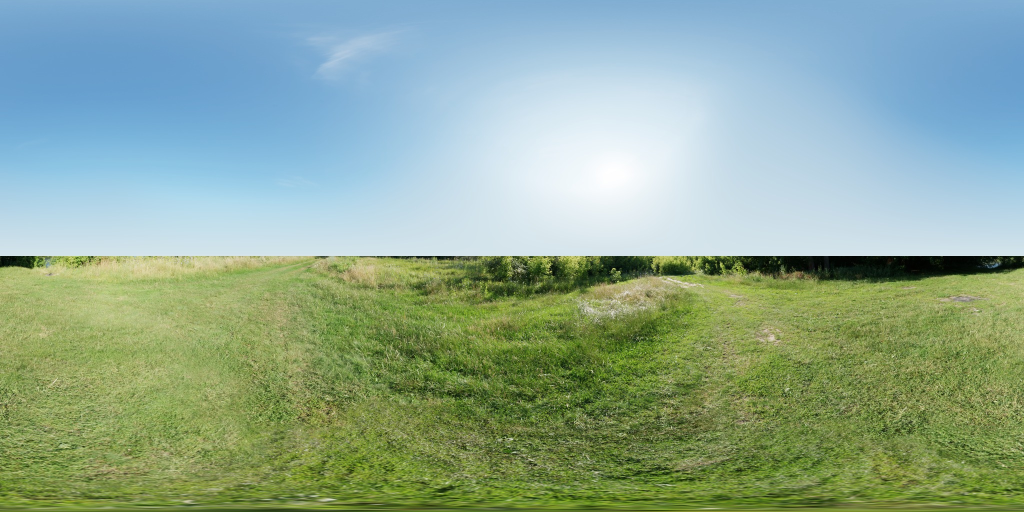
#> input picture Assets/Worldeck/Skies/meadow_morning.jpg, 2048 x 1024 px, found by its file name (shown at 1/2 size)
$ python clear_skyline.py Assets/Worldeck/Skies/meadow_morning.jpg
#> lines starting #> are read from the running program, lines starting #| are printed output that depends on the picture; after the words box and inside, x2 and y2 are one past the last pixel; in counts of white or black regions, pixels touching at a corner belong together
"""Takes the trees out of a photographed sky. The meadow's morning photo has a tree line, and one tree reaching 58
degrees up; behind the world's own low-poly trees and hills it read as two worlds at once. For each column this
finds where the sky stops (the first leaves, from the top), and from a little above there down to the horizon it
continues the sky: that column's own colour, easing to the photo's own horizon haze, blurred sideways so no column
shows. The half below the horizon is left as it is (the ground covers it).

Usage: python clear_skyline.py Assets/Worldeck/Skies/meadow_morning.jpg
"""
import sys

import numpy as np
from PIL import Image


def blur_rows(x, radius):
    """A soft blur along each row only (three box blurs), wrapping round the picture's edge."""
    x = x.astype(np.float32)
    n = 2 * radius + 1
    for _ in range(3):
        padded = np.concatenate([x[:, -radius - 1:], x, x[:, :radius]], axis=1)
        c = np.cumsum(padded, axis=1)
        x = (c[:, n:] - c[:, :-n]) / n
    return x


def main(path):
#> called with path = 'Assets/Worldeck/Skies/meadow_morning.jpg'
    im = Image.open(path).convert("RGB")
#> im is the input picture: PIL image 2048x1024 RGB; mean R, G, B 142.6, 168.8, 148.1
    a = np.asarray(im).astype(np.float32)
    h, w, _ = a.shape
#> h = 1024; w = 2048
    hor = h // 2
#> hor = 512
    top = a[:hor]
    r, g, b = top[..., 0], top[..., 1], top[..., 2]
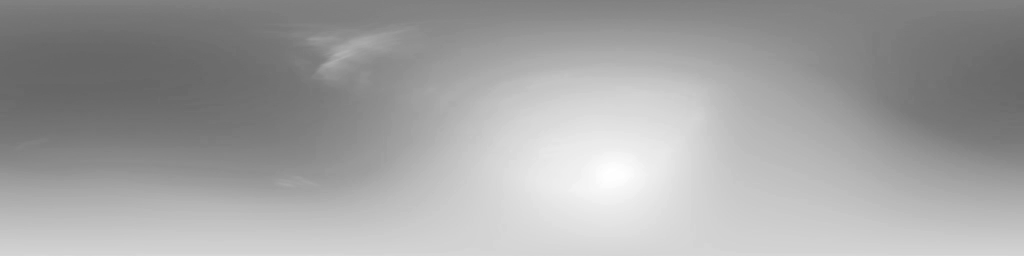
#> r: shape (512, 2048) float32 (shown at 1/2 size); min 101, max 255, mean 162.9
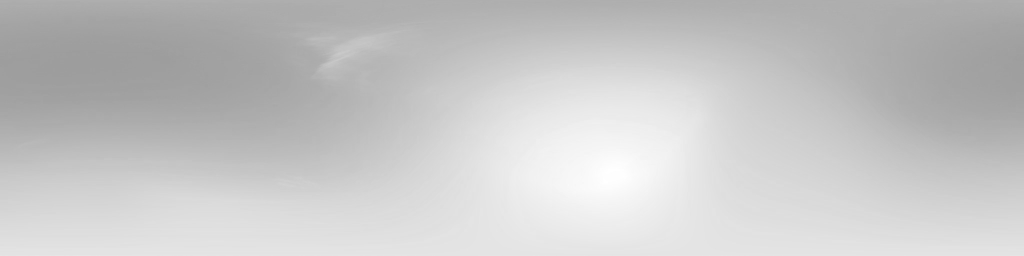
#> g: shape (512, 2048) float32 (shown at 1/2 size); min 156, max 255, mean 198.7
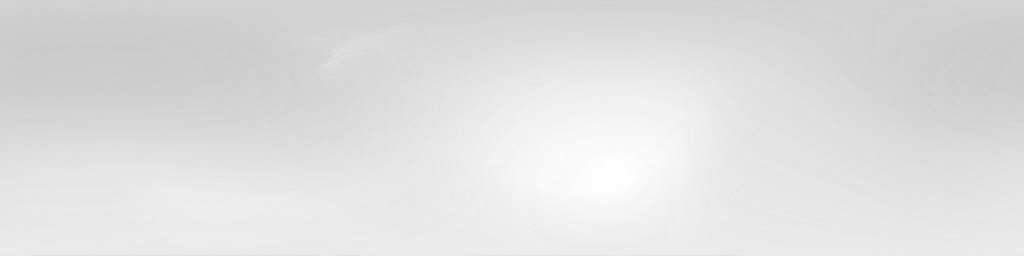
#> b: shape (512, 2048) float32 (shown at 1/2 size); min 201, max 255, mean 223.9
    # Sky is blue-led or bright haze; leaves are green-led or dark.
    lumi = 0.3 * r + 0.59 * g + 0.11 * b
    sky = ((b >= g * 0.97) & (b > r * 0.98)) | ((lumi > 205) & (b > g * 0.9))
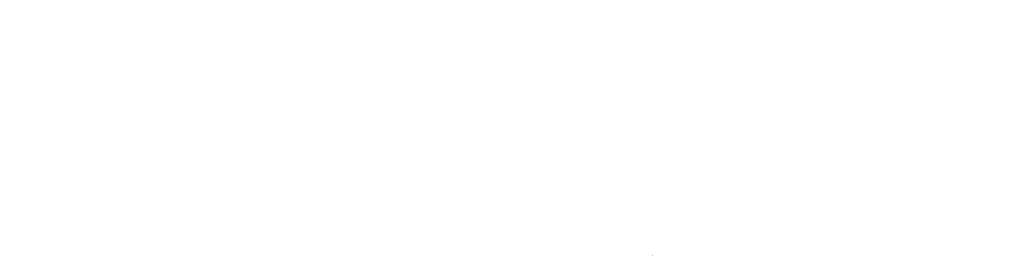
#> sky: shape (512, 2048) bool (shown at 1/2 size); 100% white; black in thin lines or dots, all inside (x1, y1, x2, y2) = (1305, 511, 1306, 512)
    not_sky = ~sky
    # A speck in the sky is not a tree: two in a column are.
    run = not_sky[:-1] & not_sky[1:]
#> run: shape (511, 2048) bool; every value is 0
    first = np.where(run.any(axis=0), run.argmax(axis=0), hor)        # per column: the first row of leaves
#> first = 2048 values from 512 to 512
    # Trees have soft edges and neighbours: take the highest over the columns either side, and start well above it.
    pad = 36
    wrap = np.concatenate([first[-pad:], first, first[:pad]])
#> wrap = 2120 values from 512 to 512
    first = np.array([wrap[i:i + 2 * pad + 1].min() for i in range(w)])
    start = np.clip(first - 34, 0, hor - 1).astype(np.float32)
#> start = 2048 values from 478 to 478
    # No step where a tall tree begins: beside it the sky is continued from higher up too, easing down.
    start = np.minimum(start, blur_rows(start[None, :, None], 90)[0, :, 0])
    start = np.minimum(start, blur_rows(start[None, :, None], 90)[0, :, 0]).astype(int)
    # The haze at the horizon: the real sky just above where it is continued, averaged round the whole picture
    # (never sampled next to the trees themselves: at dusk that gave a dark band).
    haze = np.array([top[max(0, int(start[c]) - 2), c] for c in range(w)]).mean(axis=0)
#> haze = [206.6, 225.3, 234.4]
    out = a.copy()
    filled = np.zeros((hor, w), np.float32)
    rows = np.arange(hor, dtype=np.float32)
#> rows = 512 values from 0 to 511
    for c in range(w):
        s = int(start[c])
        if s >= hor - 1:
            continue
        colour = top[max(0, s - 3):s + 1, c].mean(axis=0)
        t = np.clip((rows[s:] - s) / max(1.0, hor - s), 0.0, 1.0)[:, None] ** 0.8
        out[s:hor, c] = colour[None, :] * (1 - t) + haze[None, :] * t
        filled[s:, c] = 1.0
#> this loop made 2048 passes
#> colour on passes 1 to 3: [200.5, 222, 233], [200.5, 222, 233], [200.5, 222, 233]
#> filled: shape (512, 2048) float32; values 0 (black) and 1 (white), 6.6% white; 1 white region, box (x1, y1, x2, y2) and area: (0, 478, 2048, 512) 69632
    # Blur the continued sky sideways only (wrapping round), and feather upwards where it meets the real one.
    soft = blur_rows(out[:hor], 40)
#> the loop in blur_rows (call 3), `for _ in range(3):` made 3 passes
#> pass 1, in blur_rows (call 3), `c = np.cumsum(padded, axis=1)`:
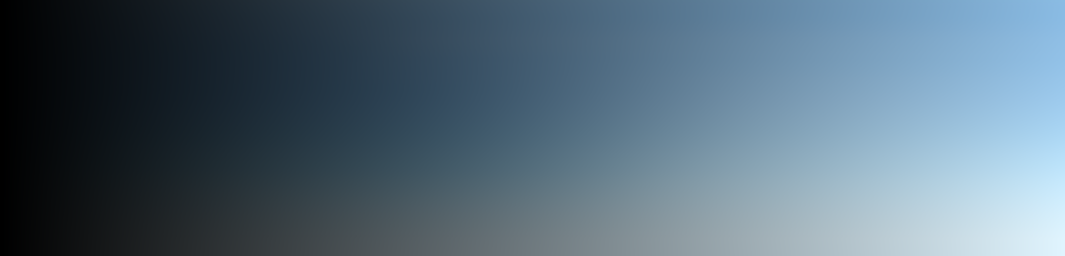
#> c: shape (512, 2129, 3) float32 (shown at 1/2 size); mean of channels 0, 1, 2 167295.2, 208500.6, 237370.4; drawn with min black and max white
    m = filled.copy()
    for c in range(w):
        s = int(start[c])
        if s < hor - 1:
            k = min(s, 24)
            m[s - k:s, c] = np.linspace(0.0, 1.0, k, endpoint=False) if k > 0 else 1.0
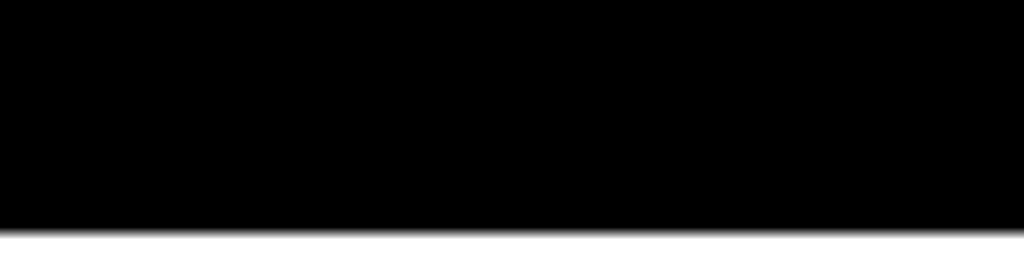
#> m: shape (512, 2048) float32 (shown at 1/2 size); min 0, max 1, mean 0.0889
    m = blur_rows(m[..., None], 12)
#> the loop in blur_rows (call 4), `for _ in range(3):` made 3 passes
#> pass 1, in blur_rows (call 4), `c = np.cumsum(padded, axis=1)`:
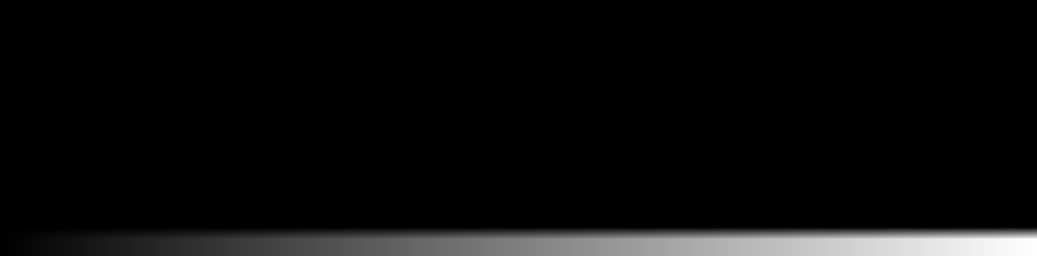
#> c: shape (512, 2073, 1) float32 (shown at 1/2 size); min 0, max 2073, mean 92.2; drawn with min black and max white
#> m: shape (512, 2048, 1) float32
    out[:hor] = soft * m + a[:hor] * (1 - m)
    Image.fromarray(np.clip(out, 0, 255).astype(np.uint8)).save(path, quality=92)
    print(f"{path}: sky continued in {int((start < hor - 1).sum())} of {w} columns; highest tree was {90 * (1 - first.min() / hor):.0f} degrees up")
#| Assets/Worldeck/Skies/meadow_morning.jpg: sky continued in 2048 of 2048 columns; highest tree was 0 degrees up


if __name__ == "__main__":
    main(sys.argv[1])

$ run again, with Assets/Worldeck/Skies/beach_day.jpg copied over Assets/Worldeck/Skies/meadow_morning.jpg
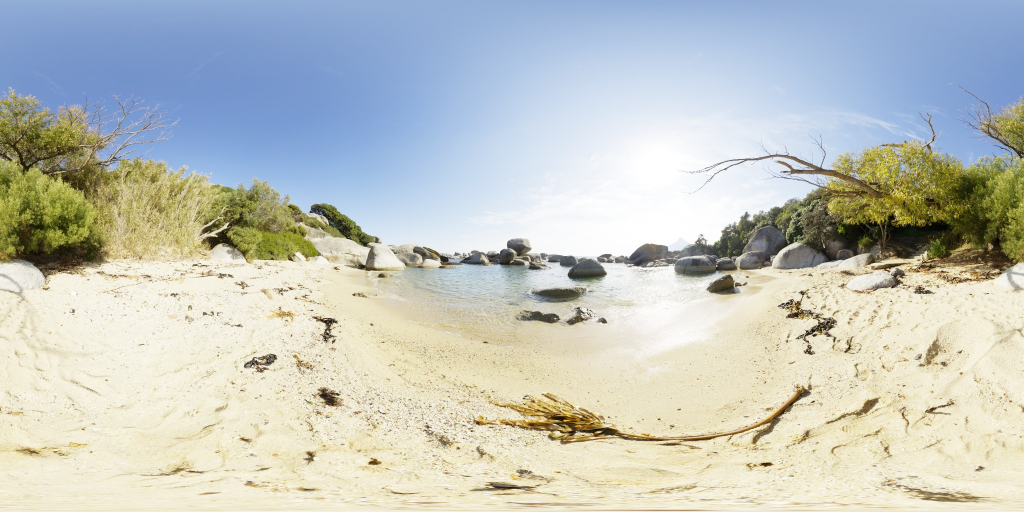
#> input picture Assets/Worldeck/Skies/beach_day.jpg, 2048 x 1024 px, found by its file name (shown at 1/2 size)
#> in main, im is the input picture: PIL image 2048x1024 RGB; mean R, G, B 193.1, 197.2, 190.8
#> sky: shape (512, 2048) bool; 77.4% white; 121 black regions (99 under 20 px), largest, box (x1, y1, x2, y2) and area: (0, 182, 764, 512) 128859, (1386, 199, 2048, 512) 102985, (774, 490, 903, 512) 1587
#> run: shape (511, 2048) bool; 22.2% white; 113 white regions (96 under 20 px), largest, box (x1, y1, x2, y2) and area: (0, 182, 764, 511) 127054, (1387, 199, 2048, 511) 101098, (777, 490, 883, 511) 1366
#> in main, `first = np.where(run.any(axis=0), run.argmax(axis=0), hor)`: first = 2048 values, max 512 at index 764, min 174 at index 20, mean 379
#> wrap = 2120 values, max 512 at index 800, min 174 at index 56, mean 373
#> in main, `first = np.array([wrap[i:i + 2 * pad + 1].min() for i in range(w)])`: first = 2048 values, max 512 at index 1132, min 174 at index 0, mean 352.8
#> in main, `start = np.clip(first - 34, 0, hor - 1).astype(np.float32)`: start = 2048 values, max 478 at index 1132, min 140 at index 0, mean 318.8
#> in blur_rows, `x = x.astype(np.float32)`: x has the same summary as start in main
#> in main, `start = np.minimum(start, blur_rows(start[None, :, None], 90)[0, :, 0])`: start = 2048 values, max 464.3 at index 1158, min 140 at index 0, mean 310.8
#> in main, `start = np.minimum(start, blur_rows(start[None, :, None], 90)[0, :, 0]..`: start = 2048 values, max 454 at index 1094, min 140 at index 0, mean 305.2
#> haze = [180, 200.1, 229.8]
#> the loop in main, `for c in range(w):` made 2048 passes
#> (s, colour) on passes 1 to 3: (140, [122, 154, 205]), (140, [122, 154, 205]), (140, [122, 154, 205])
#> the loop in main, `for c in range(w):` made 2048 passes
#> s on passes 1 to 8: 140, 140, 140, 140, 140, 140, 140, 140
#> after the loop in main, `for c in range(w):`:
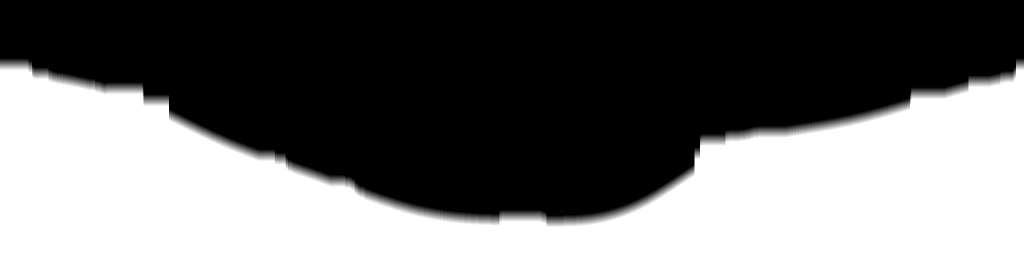
#> m: shape (512, 2048) float32 (shown at 1/2 size); min 0, max 1, mean 0.426
#> the loop in blur_rows (call 4), `for _ in range(3):` made 3 passes
#> pass 1, in blur_rows (call 4), `c = np.cumsum(padded, axis=1)`:
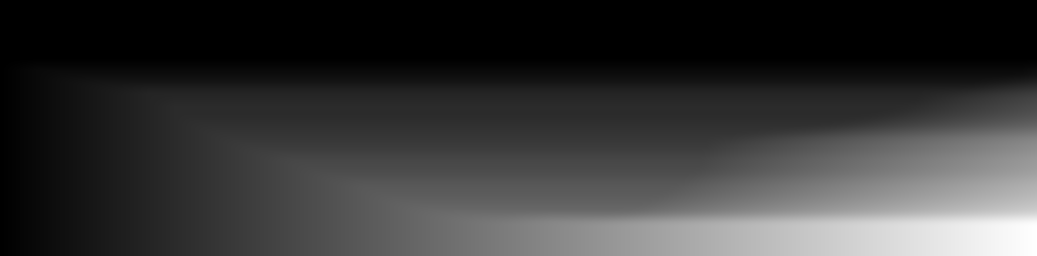
#> c: shape (512, 2073, 1) float32 (shown at 1/2 size); min 0, max 2073, mean 447.6; drawn with min black and max white
#| Assets/Worldeck/Skies/meadow_morning.jpg: sky continued in 2048 of 2048 columns; highest tree was 59 degrees up

$ run again, with Assets/Worldeck/Skies/beach_sunset.jpg copied over Assets/Worldeck/Skies/meadow_morning.jpg
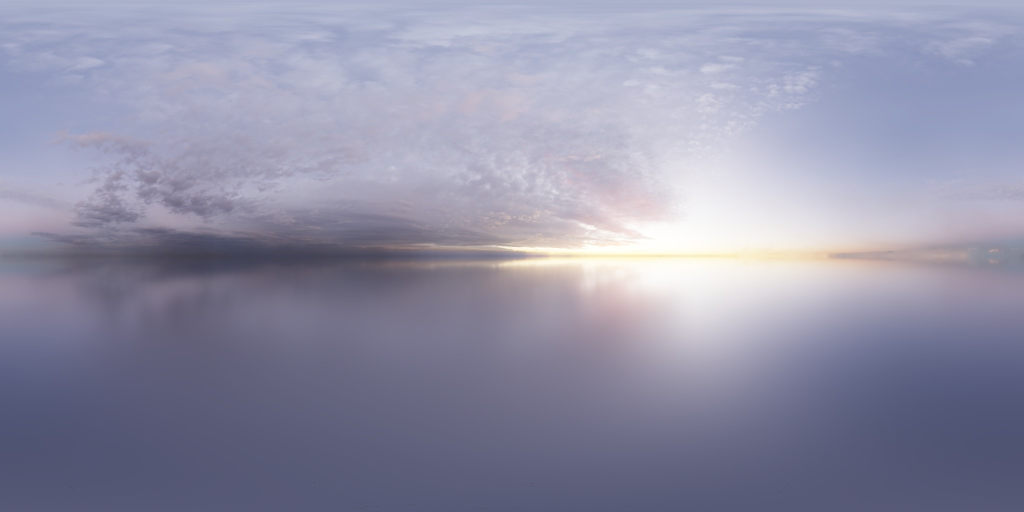
#> input picture Assets/Worldeck/Skies/beach_sunset.jpg, 2048 x 1024 px, found by its file name (shown at 1/2 size)
#> in main, im is the input picture: PIL image 2048x1024 RGB; mean R, G, B 144.8, 144.8, 167.1
#> in main, `sky = ((b >= g * 0.97) & (b > r * 0.98)) | ((lumi > 205) & (b > g * 0...`:
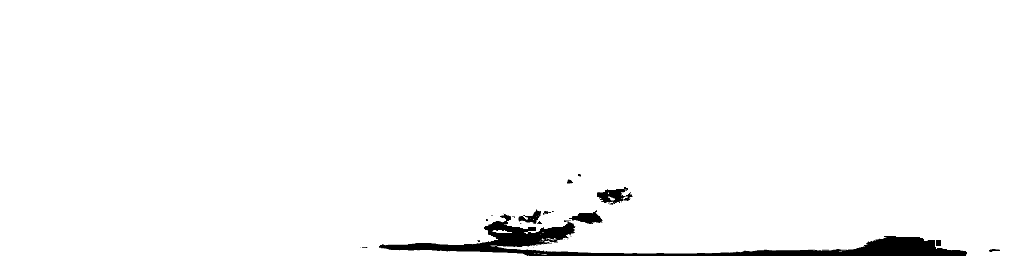
#> sky: shape (512, 2048) bool (shown at 1/2 size); 97.7% white; 24 black regions (14 under 20 px), largest, box (x1, y1, x2, y2) and area: (758, 428, 1934, 512) 20975, (1194, 374, 1266, 410) 1295, (1138, 420, 1205, 448) 979
#> run: shape (511, 2048) bool; 2.1% white; 24 white regions (14 under 20 px), largest, box (x1, y1, x2, y2) and area: (758, 428, 1934, 511) 19362, (1194, 374, 1256, 409) 1046, (1138, 420, 1205, 447) 905
#> in main, `first = np.where(run.any(axis=0), run.argmax(axis=0), hor)`: first = 2048 values, max 512 at index 0, min 348 at index 1156, mean 490.9
#> wrap = 2120 values, max 512 at index 0, min 348 at index 1192, mean 491.6
#> in main, `first = np.array([wrap[i:i + 2 * pad + 1].min() for i in range(w)])`: first = 2048 values, max 512 at index 0, min 348 at index 1120, mean 480.7
#> in main, `start = np.clip(first - 34, 0, hor - 1).astype(np.float32)`: start = 2048 values, max 478 at index 0, min 314 at index 1120, mean 446.7
#> in blur_rows, `x = x.astype(np.float32)`: x has the same summary as start in main
#> in main, `start = np.minimum(start, blur_rows(start[None, :, None], 90)[0, :, 0])`: start = 2048 values, max 478 at index 277, min 314 at index 1120, mean 441.7
#> in main, `start = np.minimum(start, blur_rows(start[None, :, None], 90)[0, :, 0]..`: start = 2048 values, max 477 at index 185, min 314 at index 1120, mean 437.8
#> haze = [167.6, 163.2, 177.7]
#> the loop in main, `for c in range(w):` made 2048 passes
#> (s, colour) on passes 1 to 3: (467, [166, 157, 175]), (467, [166, 157, 175]), (467, [165.8, 156.8, 174.8])
#> the loop in main, `for c in range(w):` made 2048 passes
#> s on passes 1 to 8: 467, 467, 467, 467, 467, 467, 467, 467
#> the loop in blur_rows (call 4), `for _ in range(3):` made 3 passes
#> pass 1, in blur_rows (call 4), `c = np.cumsum(padded, axis=1)`:
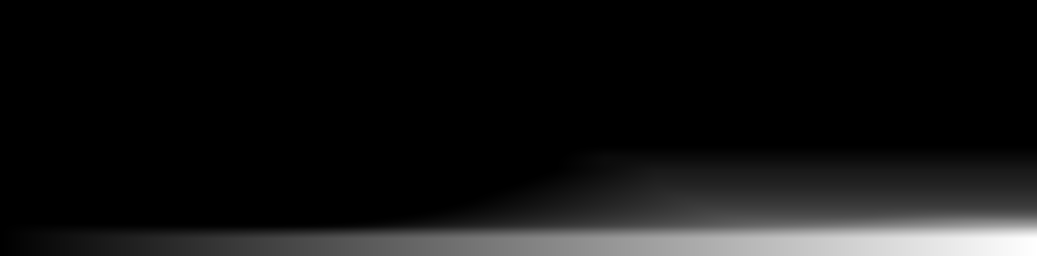
#> c: shape (512, 2073, 1) float32 (shown at 1/2 size); min 0, max 2073, mean 157.3; drawn with min black and max white
#| Assets/Worldeck/Skies/meadow_morning.jpg: sky continued in 2048 of 2048 columns; highest tree was 29 degrees up

$ run again, with Assets/Worldeck/Skies/campfire_dawn.jpg copied over Assets/Worldeck/Skies/meadow_morning.jpg
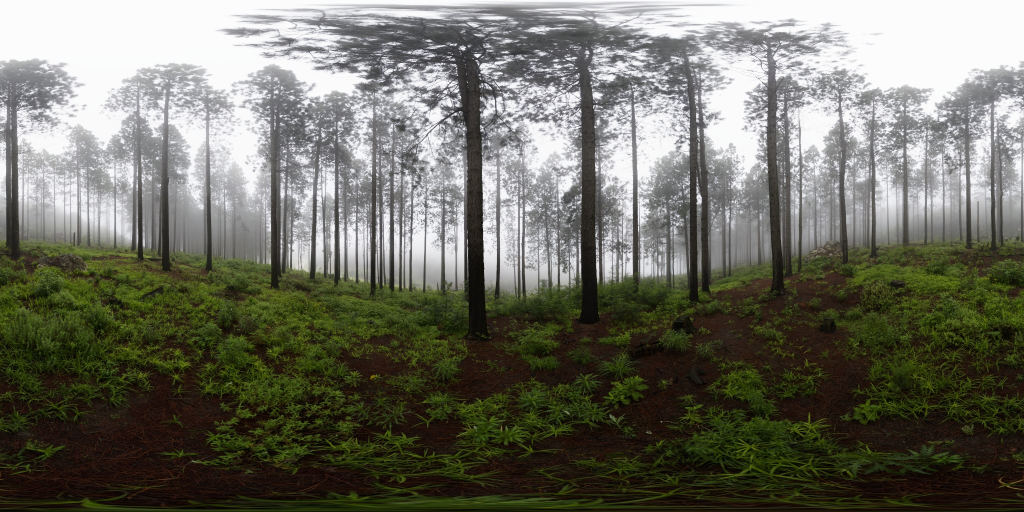
#> input picture Assets/Worldeck/Skies/campfire_dawn.jpg, 2048 x 1024 px, found by its file name (shown at 1/2 size)
#> in main, im is the input picture: PIL image 2048x1024 RGB; mean R, G, B 109.8, 110, 98.5
#> sky: shape (512, 2048) bool; 89.3% white; 290 black regions (214 under 20 px), largest, box (x1, y1, x2, y2) and area: (1526, 256, 2048, 512) 37126, (0, 272, 561, 512) 34226, (916, 124, 968, 512) 11584
#> run: shape (511, 2048) bool; 10.4% white; 225 white regions (165 under 20 px), largest, box (x1, y1, x2, y2) and area: (1532, 256, 2048, 511) 36238, (0, 272, 560, 511) 33469, (918, 124, 967, 511) 11393
#> in main, `first = np.where(run.any(axis=0), run.argmax(axis=0), hor)`: first = 2048 values, max 512 at index 560, min 61 at index 1163, mean 415.5
#> wrap = 2120 values, max 512 at index 596, min 61 at index 1199, mean 415.2
#> in main, `first = np.array([wrap[i:i + 2 * pad + 1].min() for i in range(w)])`: first = 2048 values, max 470 at index 500, min 61 at index 1127, mean 247
#> in main, `start = np.clip(first - 34, 0, hor - 1).astype(np.float32)`: start = 2048 values, max 436 at index 500, min 27 at index 1127, mean 213
#> in blur_rows, `x = x.astype(np.float32)`: x has the same summary as start in main
#> in main, `start = np.minimum(start, blur_rows(start[None, :, None], 90)[0, :, 0])`: start = 2048 values, max 340.4 at index 161, min 27 at index 1127, mean 192
#> in main, `start = np.minimum(start, blur_rows(start[None, :, None], 90)[0, :, 0]..`: start = 2048 values, max 313 at index 167, min 27 at index 1127, mean 182.1
#> haze = [174.7, 175.1, 178.3]
#> the loop in main, `for c in range(w):` made 2048 passes
#> colour on passes 1 to 3: [199.5, 199.5, 201.5], [226.5, 226.5, 228.5], [230.5, 231.5, 233.5]
#> the loop in main, `for c in range(w):` made 2048 passes
#> s on passes 1 to 8: 246, 246, 246, 246, 246, 246, 246, 246
#> in main, `out[:hor] = soft * m + a[:hor] * (1 - m)`:
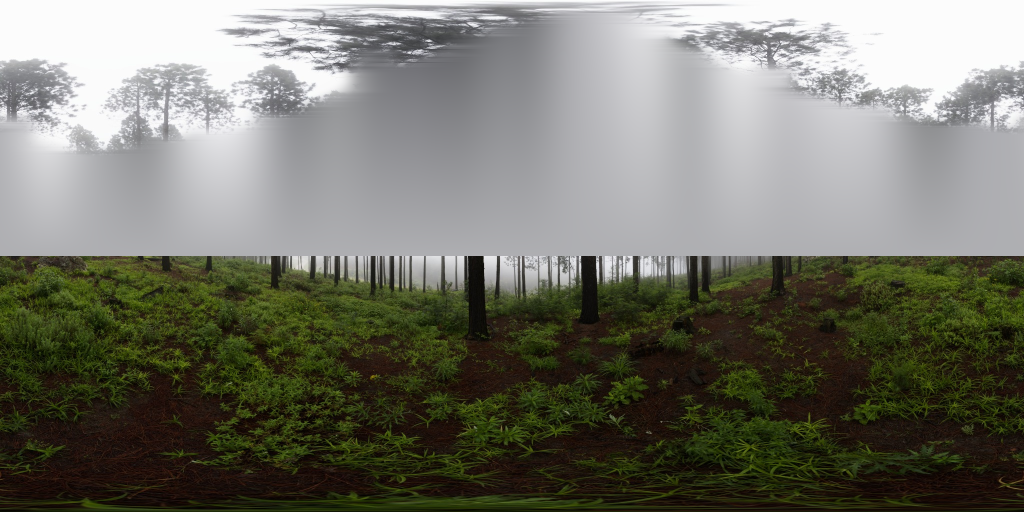
#> out: shape (1024, 2048, 3) float32 (shown at 1/2 size); mean R, G, B 116, 116.3, 105.3
#| Assets/Worldeck/Skies/meadow_morning.jpg: sky continued in 2048 of 2048 columns; highest tree was 79 degrees up
